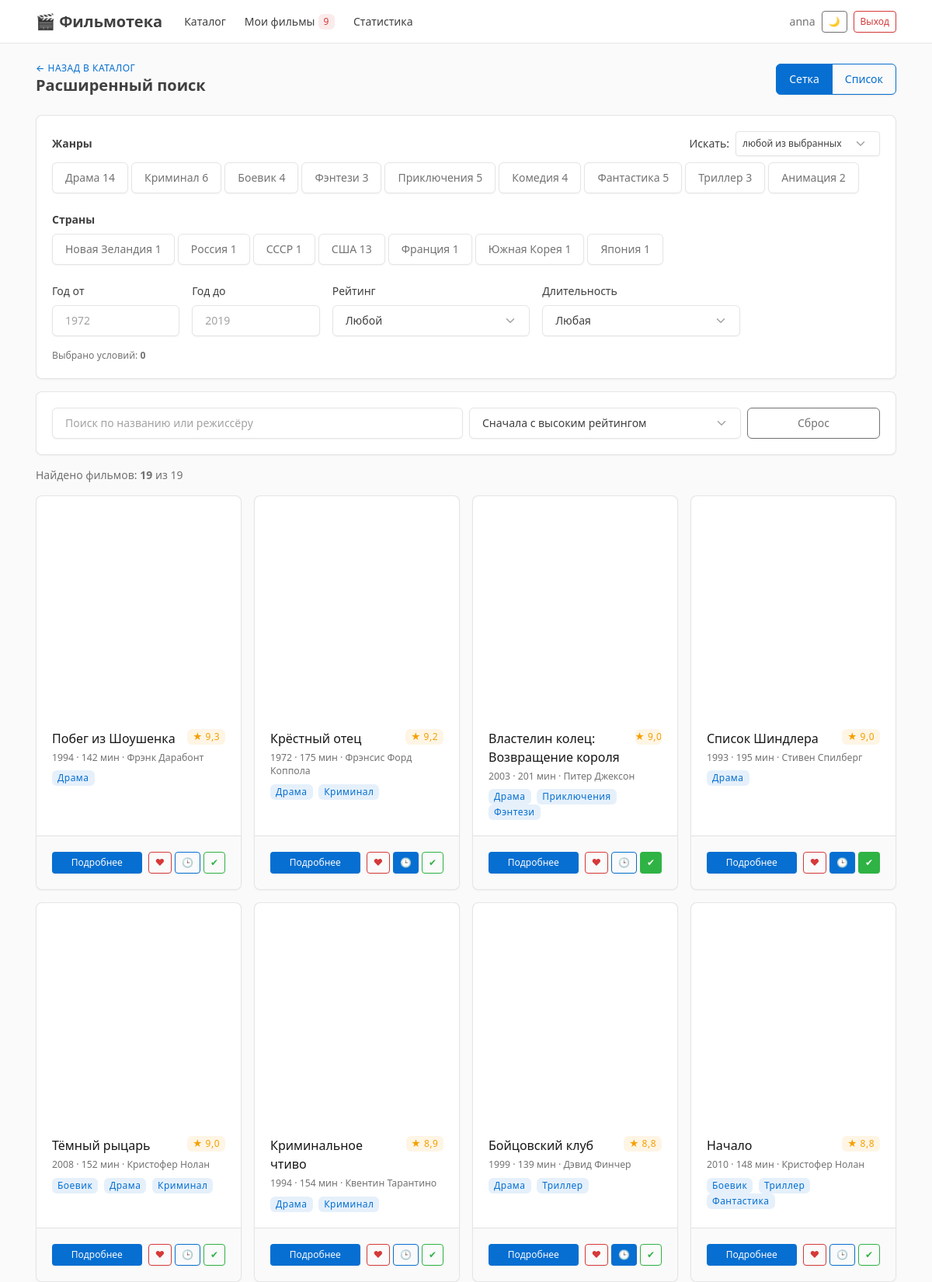
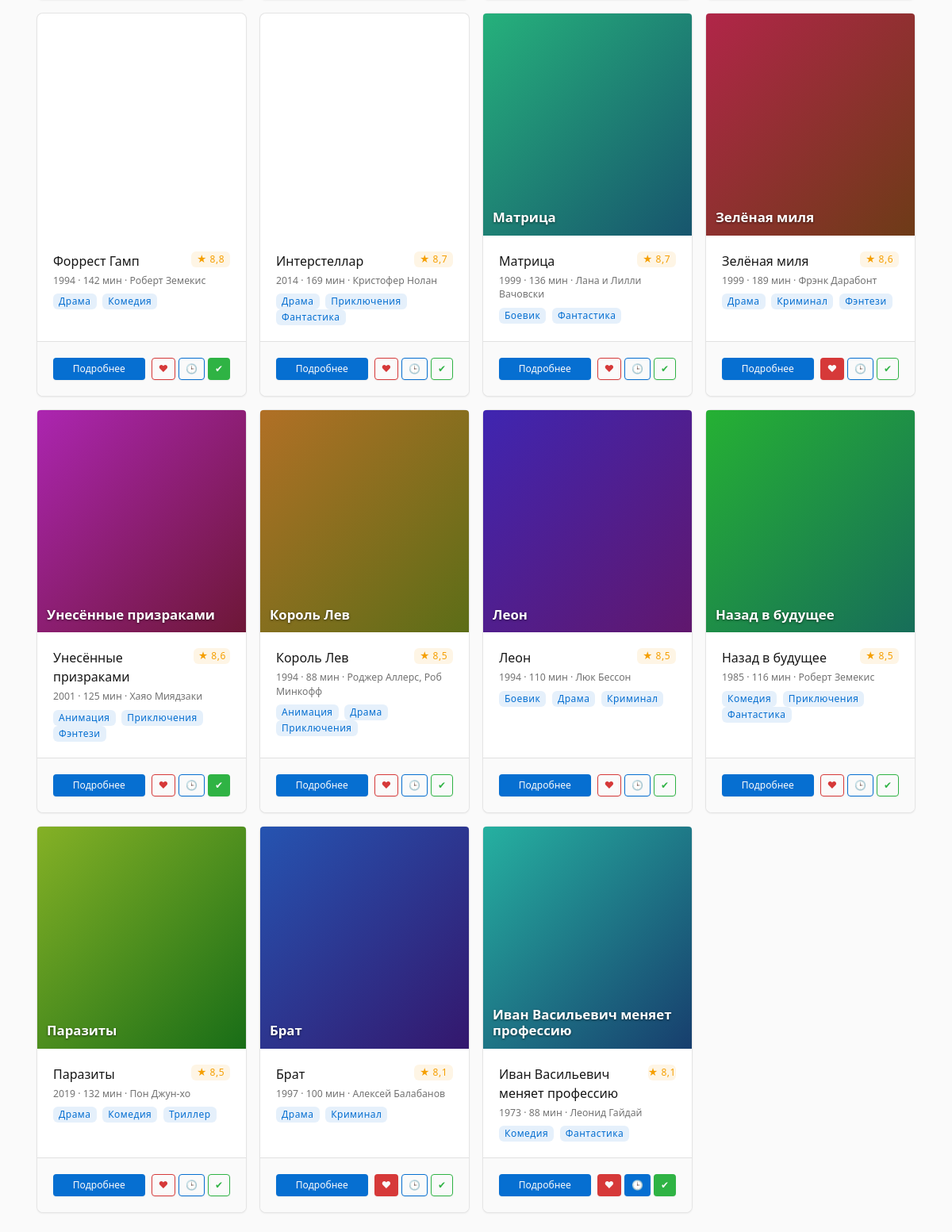
Screenshot of /search/ (signed in) with the database file from the repository (2 pictures, top to bottom).
### accounts/models.py (models this page shows, shortened)
class Genre(models.Model):
    name = models.CharField('Название', max_length=50, unique=True)
    class Meta:
        ordering = ['name']
        verbose_name = 'жанр'
        verbose_name_plural = 'жанры'

class Movie(models.Model):
    title = models.CharField('Название', max_length=200)
    original_title = models.CharField('Оригинальное название', max_length=200, blank=True)
    year = models.PositiveSmallIntegerField('Год выхода')
    director = models.CharField('Режиссёр', max_length=200)
    duration = models.PositiveSmallIntegerField('Длительность, мин')
    rating = models.DecimalField(
        'Рейтинг', max_digits=3, decimal_places=1,
        validators=[MinValueValidator(0), MaxValueValidator(10)],
    )
    description = models.TextField('Описание', blank=True)
    country = models.CharField('Страна', max_length=60, blank=True)
    poster_url = models.URLField('Ссылка на постер', blank=True)
    poster = models.ImageField('Обложка (файл)', upload_to='posters/', blank=True)
    genres = models.ManyToManyField(Genre, related_name='movies', verbose_name='Жанры')
    search_index = models.CharField(max_length=600, blank=True, editable=False)
    class Meta:
        ordering = ['-rating', 'title']
        verbose_name = 'фильм'
        verbose_name_plural = 'фильмы'
    @property
    def poster_src(self):
        if self.poster:
            return self.poster.url
        return self.poster_url
    @property
    def hue(self):
        return (self.pk or 0) * 47 % 360
    @property
    def hue_2(self):
        return (self.hue + 40) % 360

### accounts/views.py (the view)
# urls.py: path('search/', views.advanced_search, name='search'),
@login_required
def advanced_search(request):
    movies = filter_movies(request.GET, request.user)
    countries = Movie.objects.exclude(country='').values('country').annotate(n=Count('id')).order_by('country')
    years = Movie.objects.aggregate(first=Min('year'), last=Max('year'))
    return render(
        request,
        'advanced_search.html',
        {
            'movies': add_marks(movies, request.user),
            'sort_options': SORT_OPTIONS,
            'total': Movie.objects.count(),
            'genres': Genre.objects.annotate(n=Count('movies')),
            'countries': countries,
            'year_min': years['first'],
            'year_max': years['last'],
        }
    )

### accounts/context_processors.py (called while the page is built)
def my_movies_count(request):
    if not request.user.is_authenticated:
        return {'my_movies_count': 0}
    count = Mark.objects.filter(user=request.user).values('movie').distinct().count()
    return {'my_movies_count': count}

### accounts/views.py (called while the page is built)
def add_marks(movies, user):
    watch_ids = Mark.objects.filter(user=user, kind='watch').values_list('movie_id', flat=True)
    favorite_ids = Mark.objects.filter(user=user, kind='favorite').values_list('movie_id', flat=True)
    watched_ids = Mark.objects.filter(user=user, kind='watched').values_list('movie_id', flat=True)
    movies = list(movies)
    for movie in movies:
        movie.marked_watch = movie.id in watch_ids
        movie.marked_favorite = movie.id in favorite_ids
        movie.marked_watched = movie.id in watched_ids
    return movies

### templates/advanced_search.html (shortened to what this page needs)
{% extends 'base.html' %}
{% block header %}
<div class="row align-items-center g-2">
    <div class="col">
        <div class="page-pretitle"><a href="/">← Назад в каталог</a></div>
        <h2 class="page-title">Расширенный поиск</h2>
    </div>
    <div class="col-auto">
        <div class="btn-group" role="group" aria-label="Вид списка">
            <button type="button" class="btn btn-outline-primary active" data-view="grid">Сетка</button>
            <button type="button" class="btn btn-outline-primary" data-view="list">Список</button>
        </div>
    </div>
</div>
{% endblock %}
{% block content %}
<div id="catalog-root" data-partial-url="/movies/partial/" data-kind="">
    {% include 'components/search_filters.html' %}
    {% include 'components/filter_bar.html' %}
    <div class="text-secondary mb-3">
        Найдено фильмов: <strong id="results-count">{{ movies|length }}</strong> из {{ total }}
    </div>
    <div class="row row-cards view-grid" id="movie-grid">
        {% include 'components/movie_grid.html' %}
    </div>
</div>
{% endblock %}

### templates/components/navbar.html (shortened to what this page needs)
{% with url_name=request.resolver_match.url_name %}
<header class="navbar navbar-expand-md d-print-none sticky-top">
    <div class="container-xl">
        <a class="navbar-brand pe-0 pe-md-3" href="/">🎬 Фильмотека</a>
        <div class="navbar-nav flex-row order-md-last ms-auto align-items-center gap-2">
            <span class="text-secondary d-none d-lg-inline">
                {{ user.username }}{% if user.is_staff %} <span class="badge bg-purple-lt">админ</span>{% endif %}
            </span>
            <button type="button" class="btn btn-sm btn-outline-secondary" id="theme-toggle"
                    aria-label="Сменить тему оформления">🌙</button>
            <form method="post" action="/accounts/logout/" class="m-0">
                <button type="submit" class="btn btn-sm btn-outline-danger">Выход</button>
            </form>
        </div>
        <div class="collapse navbar-collapse" id="navbar-menu">
            <ul class="navbar-nav me-auto">
                <li class="nav-item">
                    <a class="nav-link {% if url_name == 'catalog' or url_name == 'movie_detail' or url_name == 'search' %}active{% endif %}"
                       href="/">Каталог</a>
                </li>
                <li class="nav-item">
                    <a class="nav-link {% if url_name|slice:':3' == 'my_' %}active{% endif %}"
                       href="/my/">
                        Мои фильмы
                        <span class="badge bg-red-lt ms-1" id="my-count">{{ my_movies_count }}</span>
                    </a>
                </li>
                <li class="nav-item">
                    <a class="nav-link {% if url_name == 'stats' %}active{% endif %}"
                       href="/stats/">Статистика</a>
                </li>
            </ul>
        </div>
    </div>
</header>
{% endwith %}

### templates/components/search_filters.html (shortened to what this page needs)
<div class="card mb-3" id="search-filters">
    <div class="card-body">
        <div class="d-flex justify-content-between align-items-center flex-wrap gap-2 mb-2">
            <div class="fw-bold">Жанры</div>
            <div class="d-flex align-items-center gap-2">
                <label class="form-label mb-0" for="genre-mode">Искать:</label>
                <select class="form-select form-select-sm w-auto" id="genre-mode">
                    <option value="any">любой из выбранных</option>
                </select>
            </div>
        </div>
        <div class="form-selectgroup mb-4">
            {% for genre in genres %}
                <label class="form-selectgroup-item">
                    <span class="form-selectgroup-label">{{ genre.name }} <span class="text-secondary">{{ genre.n }}</span></span>
                </label>
            {% endfor %}
        </div>
        <div class="fw-bold mb-2">Страны</div>
        <div class="form-selectgroup mb-4">
            {% for c in countries %}
                <label class="form-selectgroup-item">
                    <span class="form-selectgroup-label">{{ c.country }} <span class="text-secondary">{{ c.n }}</span></span>
                </label>
            {% empty %}
                <span class="text-secondary">Страны пока не указаны.</span>
            {% endfor %}
        </div>
        <div class="row g-3">
            <div class="col-6 col-md-3 col-lg-2">
                <label class="form-label" for="year-from">Год от</label>
                <input type="number" class="form-control" id="year-from" placeholder="{{ year_min }}">
            </div>
            <div class="col-6 col-md-3 col-lg-2">
                <label class="form-label" for="year-to">Год до</label>
                <input type="number" class="form-control" id="year-to" placeholder="{{ year_max }}">
            </div>
            <div class="col-6 col-md-3 col-lg-3">
                <label class="form-label" for="rating-min">Рейтинг</label>
                <select class="form-select" id="rating-min">
                    <option value="">Любой</option>
                </select>
            </div>
            <div class="col-6 col-md-3 col-lg-3">
                <label class="form-label" for="duration">Длительность</label>
                <select class="form-select" id="duration">
                    <option value="">Любая</option>
                </select>
            </div>
        </div>
        <div class="text-secondary small mt-3">Выбрано условий: <strong id="filters-selected">0</strong></div>
    </div>
</div>

### templates/components/movie_grid.html
{% for movie in movies %}
    <div class="col-12 col-sm-6 col-lg-4 col-xl-3 movie-col">
        {% include 'components/movie_card.html' %}
    </div>
{% empty %}
    <div class="col-12">
        {% include 'components/empty_state.html' with title='Ничего не найдено' text='Измените условия поиска или отметьте фильмы кнопками в каталоге.' %}
    </div>
{% endfor %}

### templates/components/movie_card.html (shortened to what this page needs)
<div class="card movie-card h-100" data-movie-id="{{ movie.id }}">
    <a href="/movies/{{ movie.id }}/" class="d-block text-reset">
        {% include 'components/poster.html' with movie=movie %}
    </a>
    <div class="card-body">
        <div class="d-flex justify-content-between align-items-start mb-1">
            <h3 class="card-title mb-0">
                <a href="/movies/{{ movie.id }}/" class="text-reset">{{ movie.title }}</a>
            </h3>
            <span class="badge bg-yellow-lt ms-2">★ {{ movie.rating }}</span>
        </div>
        <div class="text-secondary small mb-2">{{ movie.year }} · {{ movie.duration }} мин · {{ movie.director }}</div>
        <div>
            {% for genre in movie.genres.all %}
                <span class="badge bg-blue-lt me-1">{{ genre.name }}</span>
            {% endfor %}
        </div>
    </div>
    <div class="card-footer d-flex flex-wrap gap-2">
        <a class="btn btn-sm btn-primary flex-fill" style="min-width: 7rem" href="/movies/{{ movie.id }}/">Подробнее</a>
        <div class="d-flex gap-1 ms-auto">
            {% include 'components/mark_buttons.html' with movie=movie %}
        </div>
    </div>
</div>

### templates/components/poster.html
<div class="poster {{ extra_class }}" role="img" aria-label="Постер фильма {{ movie.title }}"
     style="{% if movie.poster_src %}background-image: url('{{ movie.poster_src }}');{% else %}background: linear-gradient(135deg, hsl({{ movie.hue }}, 65%, 42%), hsl({{ movie.hue_2 }}, 65%, 26%));{% endif %}">
    {% if not movie.poster_src %}<span class="poster-title">{{ movie.title }}</span>{% endif %}
</div>

### templates/components/mark_button.html
<button type="button"
        class="btn btn-sm {% if active %}btn-{{ color }}{% else %}btn-outline-{{ color }}{% endif %}"
        data-mark="{{ kind }}"
        data-movie="{{ movie.id }}"
        data-url="/movies/{{ movie.id }}/mark/{{ kind }}/"
        data-color="{{ color }}"
        title="{{ label }}" aria-label="{{ label }}">
    {{ icon }}{% if with_label %} {{ label }}{% endif %}
</button>

### static/css/movies.css (style rules this page uses)
.poster { display: flex; align-items: flex-end; height: 280px; padding: .75rem; color: #fff; background-size: cover; background-position: center; border-radius: 4px 4px 0 0; }
.poster-title { font-weight: 700; font-size: 1.05rem; line-height: 1.2; text-shadow: 0 1px 3px rgba(0, 0, 0, .55); }
.movie-card { transition: transform .15s ease, box-shadow .15s ease; }
.navbar .nav-link { white-space: nowrap; }
.form-selectgroup { flex-wrap: wrap; gap: .25rem; }

### rows the page displays
Genre: name "Драма", n "14"
Genre: name "Криминал", n "6"
Genre: name "Боевик", n "4"
Genre: name "Фэнтези", n "3"
Genre: name "Приключения", n "5"
Genre: name "Комедия", n "4"
Genre: name "Фантастика", n "5"
Genre: name "Триллер", n "3"
Genre: name "Анимация", n "2"
Movie: title "Побег из Шоушенка", rating "9,3", year "1994", duration "142", director "Фрэнк Дарабонт", icon "♥ 🕒 ✔"
Movie: title "Крёстный отец", rating "9,2", year "1972", duration "175", director "Фрэнсис Форд Коппола", icon "♥ 🕒 ✔"
Movie: title "Властелин колец: Возвращение короля", rating "9,0", year "2003", duration "201", director "Питер Джексон", icon "♥ 🕒 ✔"
Movie: title "Список Шиндлера", rating "9,0", year "1993", duration "195", director "Стивен Спилберг", icon "♥ 🕒 ✔"
Movie: title "Тёмный рыцарь", rating "9,0", year "2008", duration "152", director "Кристофер Нолан", icon "♥ 🕒 ✔"
Movie: title "Криминальное чтиво", rating "8,9", year "1994", duration "154", director "Квентин Тарантино", {{ movie.id }} 7 (drawn), icon "♥ 🕒 ✔"
Movie: title "Бойцовский клуб", rating "8,8", year "1999", duration "139", director "Дэвид Финчер", icon "♥ 🕒 ✔"
Movie: title "Начало", rating "8,8", year "2010", duration "148", director "Кристофер Нолан", icon "♥ 🕒 ✔"
Movie: title "Форрест Гамп", rating "8,8", year "1994", duration "142", director "Роберт Земекис", icon "♥ 🕒 ✔"
Movie: title "Интерстеллар", rating "8,7", year "2014", duration "169", director "Кристофер Нолан", icon "♥ 🕒 ✔"
Movie: title "Матрица", rating "8,7", year "1999", duration "136", director "Лана и Лилли Вачовски", icon "♥ 🕒 ✔"
Movie: title "Зелёная миля", rating "8,6", year "1999", duration "189", director "Фрэнк Дарабонт", icon "♥ 🕒 ✔"
Movie: title "Унесённые призраками", rating "8,6", year "2001", duration "125", director "Хаяо Миядзаки", icon "♥ 🕒 ✔"
Movie: title "Король Лев", rating "8,5", year "1994", duration "88", director "Роджер Аллерс, Роб Минкофф", icon "♥ 🕒 ✔"
Movie: title "Леон", rating "8,5", year "1994", duration "110", director "Люк Бессон", icon "♥ 🕒 ✔"
Movie: title "Назад в будущее", rating "8,5", year "1985", duration "116", director "Роберт Земекис", icon "♥ 🕒 ✔"
Movie: title "Паразиты", rating "8,5", year "2019", duration "132", director "Пон Джун-хо", icon "♥ 🕒 ✔"
Movie: title "Брат", rating "8,1", year "1997", duration "100", director "Алексей Балабанов", icon "♥ 🕒 ✔"
Movie: title "Иван Васильевич меняет профессию", rating "8,1", year "1973", duration "88", director "Леонид Гайдай", icon "♥ 🕒 ✔"

### other values shown
{{ user.username }} "anna"
{{ my_movies_count }} "9"
{{ c.country }} "Новая Зеландия" "Россия" "СССР" "США" "Франция" "Южная Корея" "Япония"
{{ c.n }} "1" "1" "1" "13" "1" "1" "1"
{{ movies|length }} "19"
{{ total }} "19"
form field value "Сначала с высоким рейтингом"
